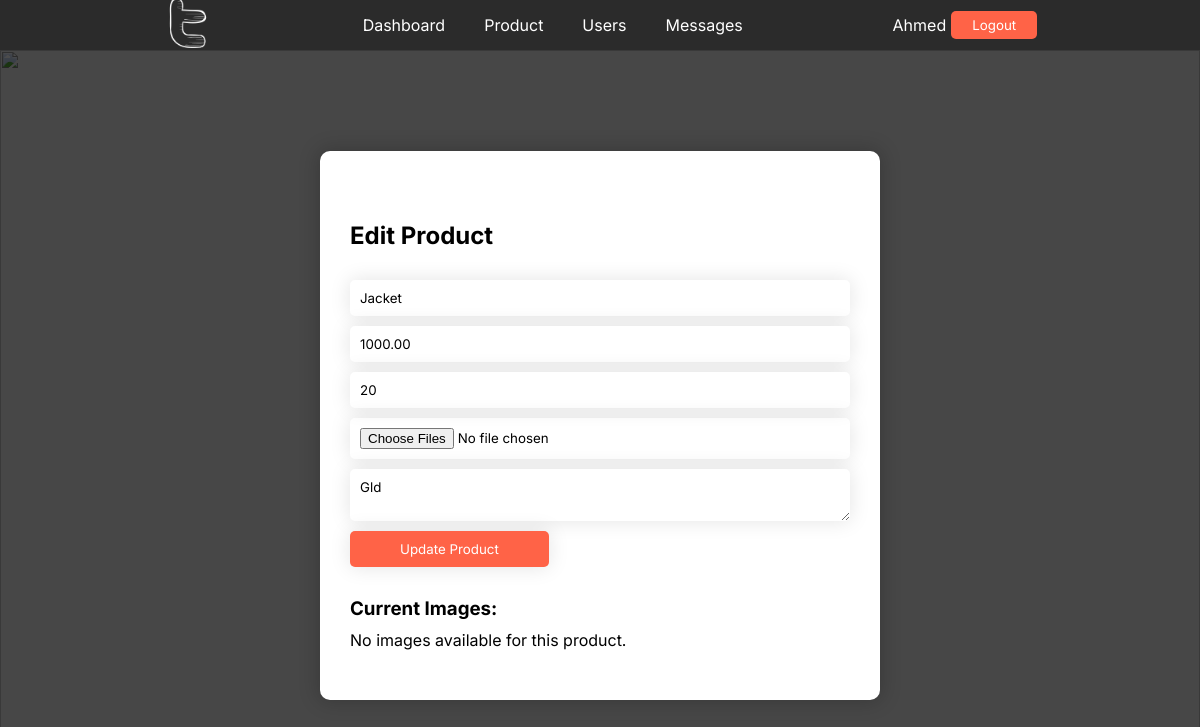
Screenshot of /admin/editproduct.php?id=4 (signed in) with the database file from the repository.
### tables this page shows
CREATE TABLE `products` (
  `id` int(11) NOT NULL,
  `name` varchar(150) NOT NULL,
  `description` text DEFAULT NULL,
  `price` decimal(10,2) NOT NULL,
  `stock_quantity` int(11) DEFAULT 0,
  `created_at` datetime DEFAULT current_timestamp()
);

### admin/editproduct.php (the view, shortened to what this page needs)
<?php
require '../conn.php';
if (isset($_SESSION)) {
    if (isset($_SESSION['active'])) {
        if ($_SESSION['active']['role'] !== "admin") {
            header("location: notfound.php");
            exit;
        } else {
            $productId = $_GET['id'];
            $productQuery = mysqli_query($conn, "SELECT * FROM products WHERE id = $productId");
            $product = mysqli_fetch_assoc($productQuery);
            $images = [];
?>
            <!DOCTYPE html>
            <html lang="en">
            <head>
                <link rel="stylesheet" href="css/main.css">
                <link rel="stylesheet" href="css/nav.css">
                <link rel="stylesheet" href="css/dashboard.css">
            </head>
            <body>
                <?php include 'nav.php'; ?>
                <div id="dashboard-container">
                    <div class="layer">
                        <form method="post" enctype="multipart/form-data">
                            <h2>Edit Product</h2>
                            <input type="text" name="productname" value="<?= $product['name'] ?>" placeholder="Product Name">
                            <input type="text" name="productprice" value="<?= $product['price'] ?>" placeholder="Product Price">
                            <input type="text" name="productquantity" value="<?= $product['stock_quantity'] ?>" placeholder="Product Quantity">
                            <input type="file" name="images[]" multiple>
                            <textarea name="productdescription" placeholder="Product Description"><?= $product['description'] ?></textarea>
                            <input type="submit" value="Update Product" name="updateproduct">
                            <h3 style="margin-top:20px;">Current Images:</h3>
                            <div class="product-images">
                                <?php
                                if (count($images) > 0) {
                                    foreach ($images as $src) { ?>
                                        <img src="<?= $src ?>" alt="<?= $product['name'] ?>">
                                <?php }
                                } else {
                                    echo "<p>No images available for this product.</p>";
                                }
                                ?>
                            </div>
                        </form>
                    </div>
                </div>
            </body>
            </html>
<?php
        }
    } else {
        header('location: notfound.php');
        exit;
    }
}
?>

### admin/css/main.css (style rules this page uses)
* { padding: 0; margin: 0; box-sizing: border-box; font-family: "Inter", sans-serif; }
html { scroll-behavior: smooth; }

### admin/css/dashboard.css (style rules this page uses)
#dashboard-container { width: 100%; min-height: calc(100vh - 50px); display: flex; flex-direction: column; justify-content: center; align-items: center; gap: 30px; margin: 50px 0 0 0; background-color: #eee; position: relative; }
#dashboard-container .layer form { max-width: 700px; padding: 50px 30px; border-radius: 10px; background-color: #fff; box-shadow: 0 0 20px 2px rgba(0, 0, 0, 0.2); display: flex; flex-direction: column; justify-content: center; gap: 10px; align-items: flex-start; }
#dashboard-container .layer form h2 { align-self: start; margin: 20px 0; }
#dashboard-container .layer form input, #dashboard-container .layer form textarea { width: 500px; padding: 10px; border: none; outline: none; transition: 0.5s; border-radius: 5px; box-shadow: 0 0 20px 1px rgba(0, 0, 0, 0.1); }
#dashboard-container .layer form [type="submit"] { width: auto; padding: 10px 50px; align-self: flex-start; color: #fff; background-color: tomato; }
#dashboard-container .layer form .product-images { width: 100%; display: flex; justify-content: flex-start; align-items: center; gap: 5px; }
#dashboard-container .layer { width: 100%; min-height: calc(100vh - 50px); position: absolute; top: 0; left: 0; background-color: rgba(0, 0, 0, 0.7); display: flex; justify-content: center; align-items: center; }

### rows the page displays
products: productname "Jacket", productprice "1000.00", productquantity "20", productdescription "Gld"

### other values shown
$_SESSION['active']['name'] "Ahmed"
